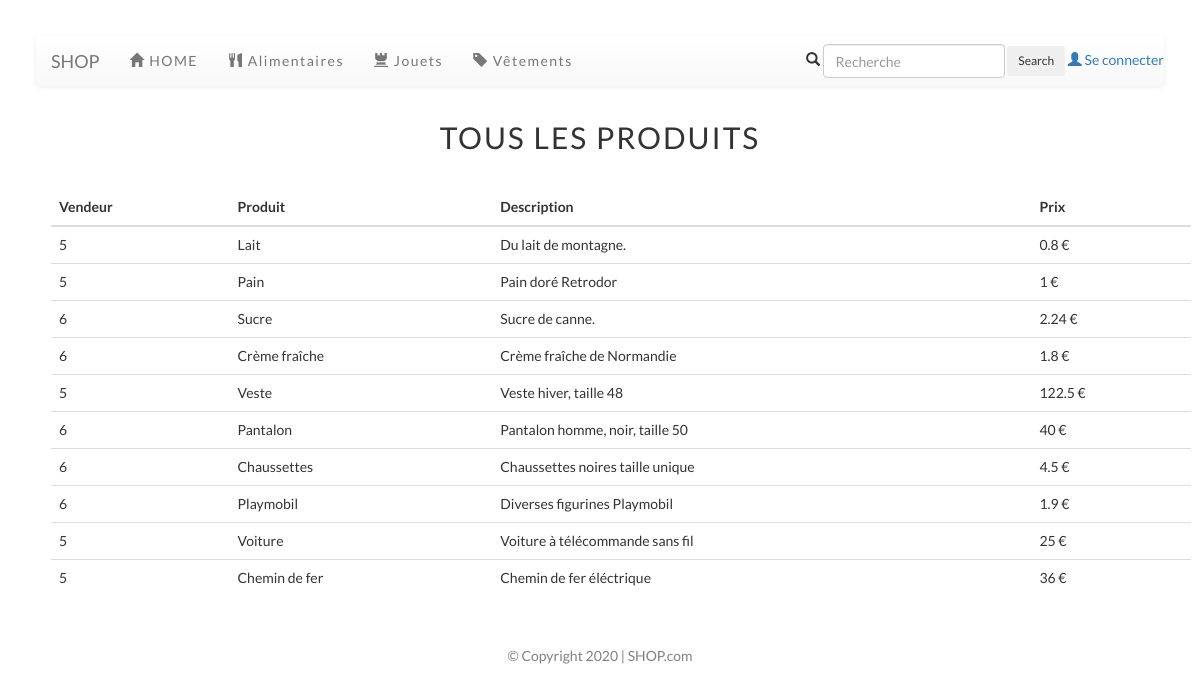
Page /liste.php on the committed database.
### tables this page shows
CREATE TABLE `produits` (
  `pid` int(11) NOT NULL,
  `nom` varchar(50) NOT NULL,
  `description` text NOT NULL,
  `qte` int(11) UNSIGNED NOT NULL,
  `prix` float UNSIGNED NOT NULL,
  `uid` int(11) NOT NULL,
  `ctid` int(11) NOT NULL
);

### liste.php (the view, shortened to what this page needs)
<?php
	require ('db_config.php');
    $res = $db -> prepare ('SELECT * FROM produits');
    $res->execute();
    require ('include/header.php');
?>
<p class = "titre"> Tous les produits </p>
<div class ="container">
    <div class="row">
        <div class="col-lg-12 col-md-12 col-sm-12 col-xs-12">
            <table class = "table">
                <thead>
                    <tr>
                        <th>Vendeur</th>
                        <th>Produit</th>
                        <th>Description</th>
                        <th>Prix</th>
                    </tr>
                </thead>
                <tbody>
<?php
                    foreach ($res as $value){
                        $uid = $value ['uid'];
                        $nom = $value ['nom'];
                        $description = $value ['description'];
                        $prix = $value ['prix'];
?>
                        <tr>
                            <td><?php echo $uid ;?></td>
                            <td><?php echo htmlspecialchars ($nom) ;?></td>
                            <td><?php echo htmlspecialchars ($description) ;?></td>
                            <td><?php echo $prix.' €'; ?></td>
						</tr>
<?php
                    }
?>
                </tbody>
            </table>
        </div>
    </div>
</div>
<?php
	require ('include/footer.php');
?>

### include/header.php (shortened to what this page needs)
<!DOCTYPE html>
<html>
<head>
    <link rel="stylesheet" type="text/css" href="http://code.jquery.com/ui/1.11.4/themes/smoothness/jquery-ui.css">
    <link rel="stylesheet" href="https://maxcdn.bootstrapcdn.com/bootstrap/3.3.6/css/bootstrap.min.css">
    <link rel="stylesheet" href="https://maxcdn.bootstrapcdn.com/bootstrap/3.3.6/css/bootstrap-theme.min.css">
</head>
<body>
    <nav role="navigation" class="navbar navbar-default " style="border:none; ">
        <div class="navbar-header">
            <a href="index.php" class="navbar-brand">SHOP</a>
        </div>
        <ul class="nav navbar-nav" style ="text-align:center">
			<li><a href="liste.php"><span class="glyphicon glyphicon-home"></span> HOME </a></li>
			<li><a href= "food.php"><span class="glyphicon glyphicon-cutlery"></span> Alimentaires </a></li>
			<li><a href= "toy.php"><span class="glyphicon glyphicon-tower"></span> Jouets </a></li>
			<li><a href= "clothe.php"><span class="glyphicon glyphicon-tag"></span> Vêtements </a></li>
		</ul>
		<form method = "get" role="search" class="navbar-form navbar-right">
			<span class="glyphicon glyphicon-search"></span>
			<input type="text" name="q" placeholder="Recherche" class="form-control" value="">
			<input type ="submit" class="btn btn-secondary btn-sm" value = "Search"/>
			<a href="login.php"><span class="glyphicon glyphicon-user"></span> Se connecter </a>
		</form>
    </nav>

### include/footer.php (shortened to what this page needs)
	<footer style="color:grey; text-align:center; padding: 3rem;">
		<p>&copy; Copyright 2020 | SHOP.com</p>
	</footer>
</body>
</html>

### include/header.php (style rules this page uses)
.titre { text-align : center; text-transform: uppercase; letter-spacing: 2px; font-size : 3rem; margin-top: 3rem; margin-bottom: 3rem; }
body { font-family: "Lato"; padding : 3%; }
li { letter-spacing: 1.5px; }

### rows in the picture
produits: uid "5", nom "Lait", description "Du lait de montagne.", prix "0.8"
produits: uid "5", nom "Pain", description "Pain doré Retrodor", prix "1"
produits: uid "6", nom "Sucre", description "Sucre de canne.", prix "2.24"
produits: uid "6", nom "Crème fraîche", description "Crème fraîche de Normandie", prix "1.8"
produits: uid "5", nom "Veste", description "Veste hiver, taille 48", prix "122.5"
produits: uid "6", nom "Pantalon", description "Pantalon homme, noir, taille 50", prix "40"
produits: uid "6", nom "Chaussettes", description "Chaussettes noires taille unique", prix "4.5"
produits: uid "6", nom "Playmobil", description "Diverses figurines Playmobil", prix "1.9"
produits: uid "5", nom "Voiture", description "Voiture à télécommande sans fil", prix "25"
produits: uid "5", nom "Chemin de fer", description "Chemin de fer éléctrique", prix "36"
